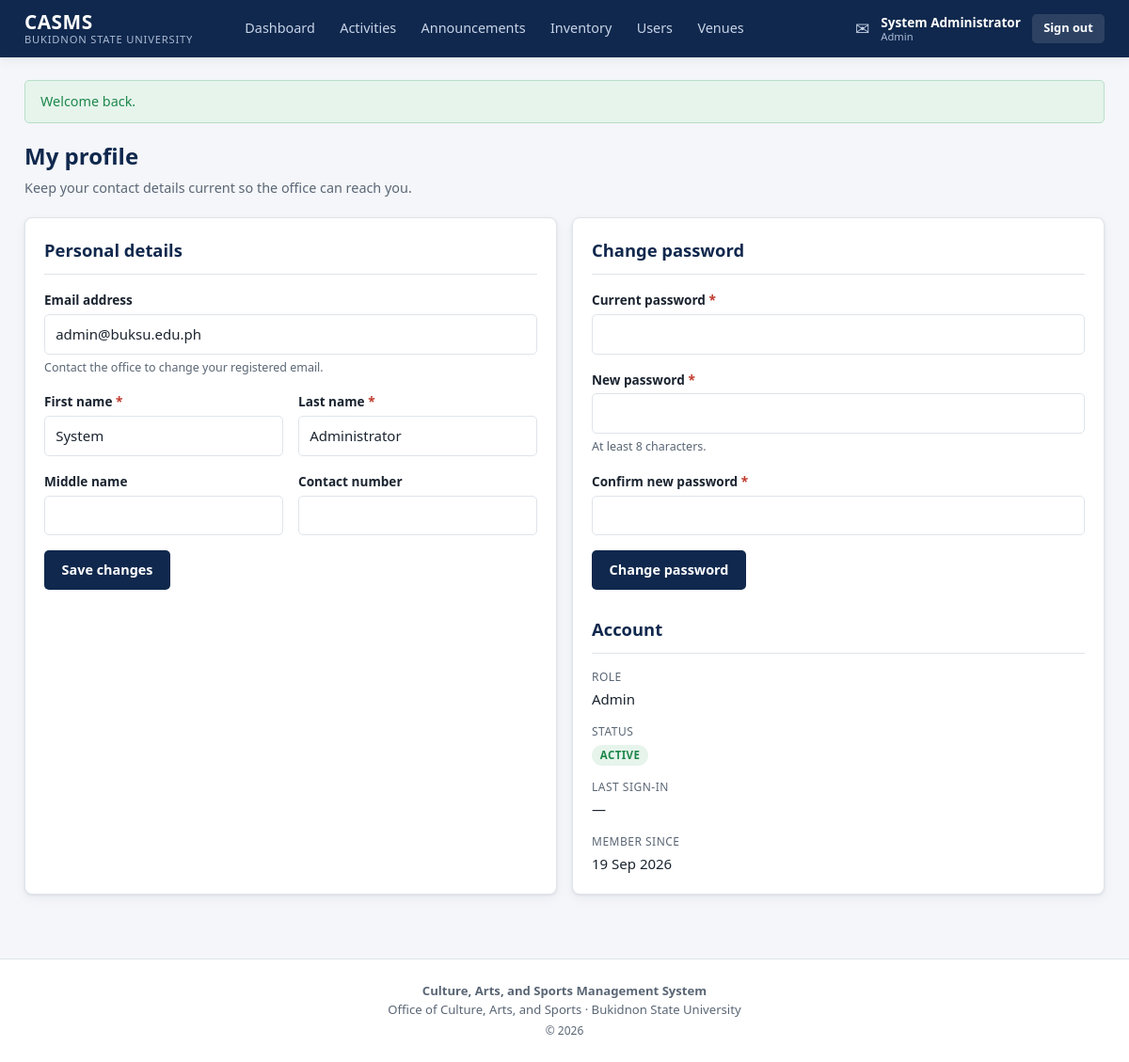
The app's page /profile.php (signed in) with its own data.
### tables this page shows
CREATE TABLE users (
    user_id         INT UNSIGNED AUTO_INCREMENT PRIMARY KEY,
    role_id         TINYINT UNSIGNED NOT NULL,

     
    email           VARCHAR(150) NOT NULL UNIQUE,    
    password_hash   VARCHAR(255) NOT NULL,           
     
    student_number  VARCHAR(30)  NULL UNIQUE,        
    first_name      VARCHAR(80)  NOT NULL,
    middle_name     VARCHAR(80)  NULL,
    last_name       VARCHAR(80)  NOT NULL,
    sex             ENUM('male','female','other') NULL,
    birth_date      DATE         NULL,
    contact_number  VARCHAR(30)  NULL,
    photo_path      VARCHAR(255) NULL,

     
    course_id       INT UNSIGNED     NULL,
    year_level_id   TINYINT UNSIGNED NULL,
    section         VARCHAR(20)      NULL,

     
    status          ENUM('pending','active','inactive','suspended')
                        NOT NULL DEFAULT 'pending',
    last_login_at   DATETIME NULL,
    created_at      TIMESTAMP NOT NULL DEFAULT CURRENT_TIMESTAMP,
    updated_at      TIMESTAMP NOT NULL DEFAULT CURRENT_TIMESTAMP
                        ON UPDATE CURRENT_TIMESTAMP,

    CONSTRAINT fk_users_role       FOREIGN KEY (role_id)       REFERENCES roles(role_id),
    CONSTRAINT fk_users_course     FOREIGN KEY (course_id)     REFERENCES courses(course_id)
                                       ON DELETE SET NULL,
    CONSTRAINT fk_users_year_level FOREIGN KEY (year_level_id) REFERENCES year_levels(year_level_id)
                                       ON DELETE SET NULL,

    INDEX idx_users_role   (role_id),
    INDEX idx_users_status (status),
    INDEX idx_users_name   (last_name, first_name)
);

CREATE TABLE roles (
    role_id         TINYINT UNSIGNED AUTO_INCREMENT PRIMARY KEY,
    name            VARCHAR(40)  NOT NULL UNIQUE,    
    description     VARCHAR(255) NULL
);

### includes/auth.php (called while the page is built, shortened)
<?php
function is_logged_in(): bool
{
    return isset($_SESSION['user_id']);
}
function current_user(): ?array
{
    static $user = null;
    if ($user !== null) {
        return $user;
    }
    $user = fetch_one(
        'SELECT u.*, r.name AS role_name, c.code AS course_code, c.name AS course_name,
                y.label AS year_level_label
           FROM users u
           JOIN roles r        ON r.role_id = u.role_id
           LEFT JOIN courses c ON c.course_id = u.course_id
           LEFT JOIN year_levels y ON y.year_level_id = u.year_level_id
          WHERE u.user_id = ?',
        [$_SESSION['user_id']]
    );
    return $user;
}
function current_role(): ?string
{
    return $_SESSION['role'] ?? null;
}
function has_role(string ...$roles): bool
{
    return in_array(current_role(), $roles, true);
}
function require_login(): void
{
    if (!is_logged_in() || current_user() === null) {
        flash('error', 'Please sign in to continue.');
        redirect('login.php');
    }
}

### includes/db.php (called while the page is built, shortened)
<?php
function db(): PDO
{
    static $pdo = null;
    if ($pdo instanceof PDO) {
        return $pdo;
    }
    $dsn = sprintf(
        'mysql:host=%s;port=%s;dbname=%s;charset=%s',
        DB_HOST, DB_PORT, DB_NAME, DB_CHARSET
    );
    try {
        $pdo = new PDO($dsn, DB_USER, DB_PASS, [
            PDO::ATTR_ERRMODE            => PDO::ERRMODE_EXCEPTION,
            PDO::ATTR_DEFAULT_FETCH_MODE => PDO::FETCH_ASSOC,
            PDO::ATTR_EMULATE_PREPARES   => false,
        ]);
    } catch (PDOException $e) {
        error_log('[CASMS] Database connection failed: ' . $e->getMessage());
        http_response_code(500);
        exit(APP_DEBUG
            ? 'Database connection failed: ' . htmlspecialchars($e->getMessage())
            : 'The system is temporarily unavailable. Please try again later.');
    }
    return $pdo;
}
function query(string $sql, array $params = []): PDOStatement
{
    $stmt = db()->prepare($sql);
    $stmt->execute($params);
    return $stmt;
}
function fetch_one(string $sql, array $params = []): ?array
{
    $row = query($sql, $params)->fetch();
    return $row === false ? null : $row;
}

### public/profile.php (the view, shortened to what this page needs)
<?php
require_login();
$user       = current_user();
require __DIR__ . '/../includes/layout/header.php';
?>
<div class="page-head">
    <div>
        <h1>My profile</h1>
        <p>Keep your contact details current so the office can reach you.</p>
    </div>
</div>
<div class="grid grid-2">
    <section class="card">
        <div class="card-head"><h2>Personal details</h2></div>
        <form method="post" novalidate>
            <div class="form-row">
                <label>Email address</label>
                <input type="email" value="<?= e($user['email']) ?>" disabled>
                <div class="hint">Contact the office to change your registered email.</div>
            </div>
            <div class="form-grid form-grid-2">
                <div class="form-row">
                    <label for="first_name">First name <span class="req">*</span></label>
                    <input type="text" id="first_name" name="first_name"
                           value="<?= e($user['first_name']) ?>" required>
                </div>
                <div class="form-row">
                    <label for="last_name">Last name <span class="req">*</span></label>
                    <input type="text" id="last_name" name="last_name"
                           value="<?= e($user['last_name']) ?>" required>
                </div>
                <div class="form-row">
                    <label for="middle_name">Middle name</label>
                    <input type="text" id="middle_name" name="middle_name"
                           value="<?= e($user['middle_name']) ?>">
                </div>
                <div class="form-row">
                    <label for="contact_number">Contact number</label>
                    <input type="text" id="contact_number" name="contact_number"
                           value="<?= e($user['contact_number']) ?>">
                </div>
            </div>
            <button type="submit" class="btn btn-primary">Save changes</button>
        </form>
    </section>
    <section class="card">
        <div class="card-head"><h2>Change password</h2></div>
        <form method="post" novalidate>
            <div class="form-row">
                <label for="current_password">Current password <span class="req">*</span></label>
                <input type="password" id="current_password" name="current_password"
                       autocomplete="current-password" required>
            </div>
            <div class="form-row">
                <label for="new_password">New password <span class="req">*</span></label>
                <input type="password" id="new_password" name="new_password"
                       autocomplete="new-password" required>
                <div class="hint">At least 8 characters.</div>
            </div>
            <div class="form-row">
                <label for="confirm_password">Confirm new password <span class="req">*</span></label>
                <input type="password" id="confirm_password" name="confirm_password"
                       autocomplete="new-password" required>
            </div>
            <button type="submit" class="btn btn-primary">Change password</button>
        </form>
        <div class="card-head" style="margin-top:1.75rem;"><h2>Account</h2></div>
        <dl class="detail-list">
            <dt>Role</dt>      <dd><?= e(ucfirst((string) $user['role_name'])) ?></dd>
            <dt>Status</dt>    <dd><?= status_badge($user['status']) ?></dd>
            <dt>Last sign-in</dt><dd><?= e(format_datetime($user['last_login_at'])) ?></dd>
            <dt>Member since</dt><dd><?= e(format_date($user['created_at'])) ?></dd>
        </dl>
    </section>
</div>
<?php require __DIR__ . '/../includes/layout/footer.php'; ?>

### includes/layout/header.php (shortened to what this page needs)
<?php
$user         = current_user();
$role         = current_role();
$currentFile  = basename($_SERVER['SCRIPT_NAME']);
$currentDir   = basename(dirname($_SERVER['SCRIPT_NAME']));
function nav_active(string $section, string $currentDir, string $currentFile): string
{
    $isActive = $section === $currentDir
        || ($section === 'dashboard' && $currentFile === 'index.php' && $currentDir === 'public');
    return $isActive ? ' class="active"' : '';
}
?>
<!DOCTYPE html>
<html lang="en">
<head>
    <link rel="stylesheet" href="<?= url('assets/css/style.css') ?>">
</head>
<body>
<header class="topbar">
    <div class="topbar-inner">
        <a class="brand" href="<?= url('index.php') ?>">
            <span class="brand-mark"><?= e(APP_NAME) ?></span>
            <span class="brand-sub"><?= e(UNIVERSITY) ?></span>
        </a>
        <?php if ($user): ?>
            <nav class="topnav">
                <a href="<?= url('index.php') ?>"<?= nav_active('dashboard', $currentDir, $currentFile) ?>>Dashboard</a>
                <a href="<?= url('activities/index.php') ?>"<?= nav_active('activities', $currentDir, $currentFile) ?>>Activities</a>
                <a href="<?= url('announcements/index.php') ?>"<?= nav_active('announcements', $currentDir, $currentFile) ?>>Announcements</a>
                <?php if (has_role('staff', 'admin', 'coordinator')): ?>
                    <a href="<?= url('inventory/index.php') ?>"<?= nav_active('inventory', $currentDir, $currentFile) ?>>Inventory</a>
                <?php endif; ?>
                <?php if (has_role('staff', 'admin')): ?>
                    <a href="<?= url('admin/users.php') ?>"<?= $currentFile === 'users.php' ? ' class="active"' : '' ?>>
                        <?= has_role('admin') ? 'Users' : 'Accounts' ?>
                    </a>
                    <a href="<?= url('admin/venues.php') ?>"<?= $currentFile === 'venues.php' ? ' class="active"' : '' ?>>Venues</a>
                <?php endif; ?>
            </nav>
            <div class="topbar-right">
                <a class="bell" href="<?= url('notifications.php') ?>" title="Notifications">
                    &#9993;
                </a>
                <div class="user-chip">
                    <a href="<?= url('profile.php') ?>">
                        <strong><?= e(full_name($user)) ?></strong>
                        <small><?= e(ucfirst((string) $role)) ?></small>
                    </a>
                </div>
                <a class="btn btn-ghost btn-sm" href="<?= url('logout.php') ?>">Sign out</a>
            </div>
        <?php endif; ?>
    </div>
</header>
<main class="page">
<?php foreach (take_flashes() as $flashMessage): ?>
    <div class="alert alert-<?= e($flashMessage['type']) ?>"><?= e($flashMessage['message']) ?></div>
<?php endforeach; ?>

### includes/helpers.php (shortened to what this page needs)
<?php
function e(?string $value): string
{
    return htmlspecialchars($value ?? '', ENT_QUOTES | ENT_SUBSTITUTE, 'UTF-8');
}
function url(string $path = ''): string
{
    return BASE_URL . '/' . ltrim($path, '/');
}
function take_flashes(): array
{
    $flashes = $_SESSION['flash'] ?? [];
    return $flashes;
}
function format_datetime(?string $datetime): string
{
    if (!$datetime) {
        return '—';
    }
    return date('d M Y, g:i A', strtotime($datetime));
}
function format_date(?string $datetime): string
{
    return date('d M Y', strtotime($datetime));
}
function status_badge(string $status): string
{
    $classes = [
        'draft'     => 'badge-muted',   'upcoming'  => 'badge-info',
        'ongoing'   => 'badge-success', 'completed' => 'badge-muted',
        'cancelled' => 'badge-danger',  'closed'    => 'badge-warning',
        'pending'   => 'badge-warning', 'approved'  => 'badge-success',
        'rejected'  => 'badge-danger',  'withdrawn' => 'badge-muted',
        'verified'  => 'badge-success',
        'active'    => 'badge-success', 'inactive'  => 'badge-muted',
        'suspended' => 'badge-danger',
    ];
    $class = $classes[$status] ?? 'badge-muted';
    $label = ucwords(str_replace('_', ' ', $status));
    return '<span class="badge ' . $class . '">' . e($label) . '</span>';
}
function full_name(array $user, bool $lastNameFirst = false): string
{
    return $lastNameFirst
        ? $user['last_name'] . ', ' . $user['first_name']
        : $user['first_name'] . ' ' . $user['last_name'];
}

### records on screen
users: full_name($user) "System Administrator", email "admin@buksu.edu.ph", first_name "System", last_name "Administrator", role.name "Admin", status "ACTIVE", last_login_at "—", created_at "19 Sep 2026"

### other values on screen
APP_NAME "CASMS"
UNIVERSITY "BUKIDNON STATE UNIVERSITY"
$role "Admin"
$flashMessage['message'] "Welcome back."
APP_TAGLINE "Culture, Arts, and Sports Management System"
OFFICE_NAME "Office of Culture, Arts, and Sports"
UNIVERSITY "Bukidnon State University"
